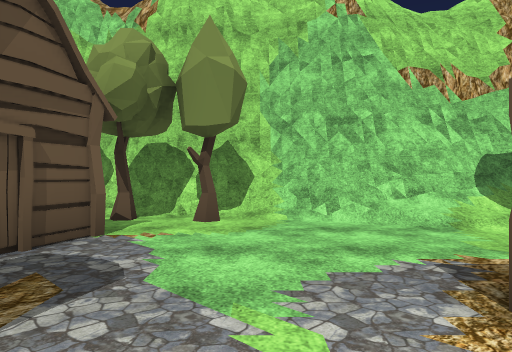
[1] (above)

18 first-person views from a walk through a Unity game level. The camera is 1.3 m above the floor, looks level and sees 70° across. The floor is counted in squares, 2 m on a side. Each view is taken from the middle of a square. On the plan, view 1 faces up. The plan holds only what a view shows up to about 11 squares ahead; the rest is blank. The place goes on beyond the plan. Some animated figures are not drawn. Some surface patterns are stand-ins.

[2]
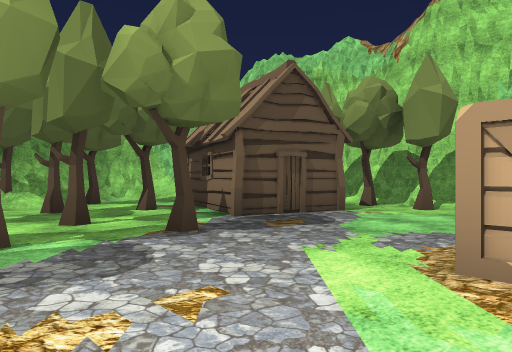

[3]
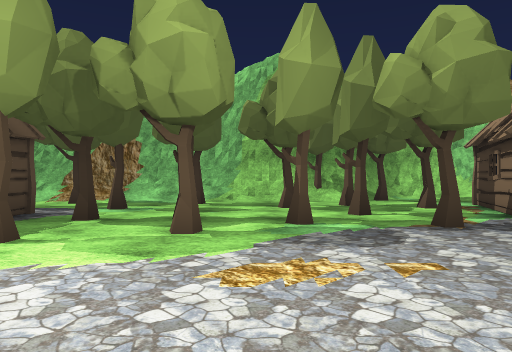

[4]
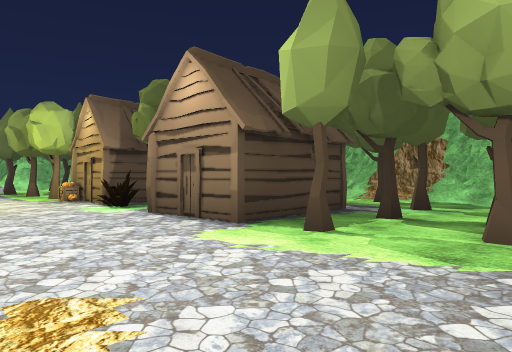

[5]
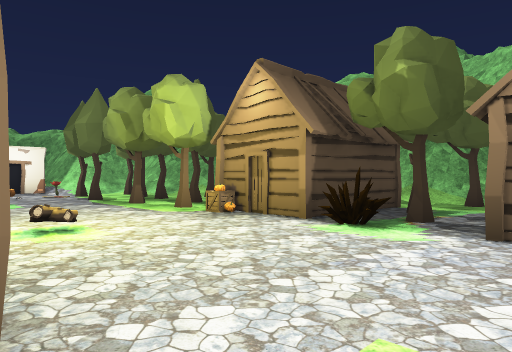

[6]
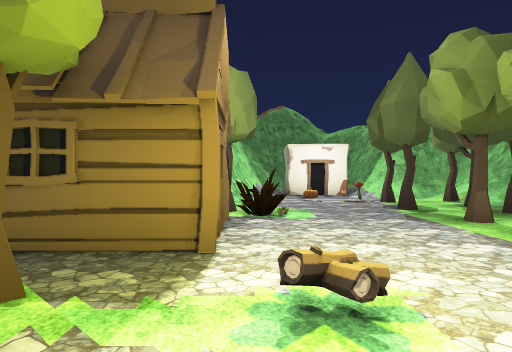

[7]
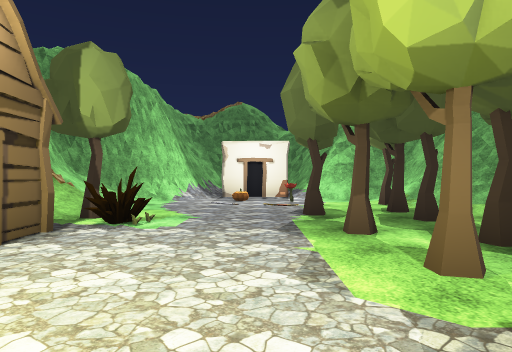

[8]
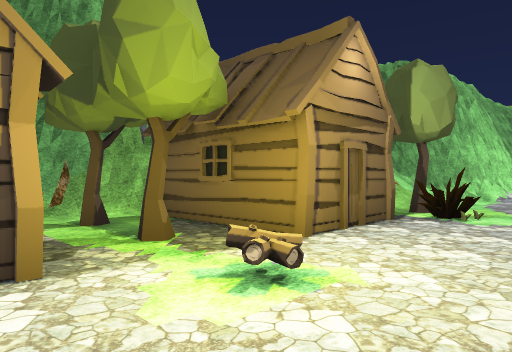

[9]
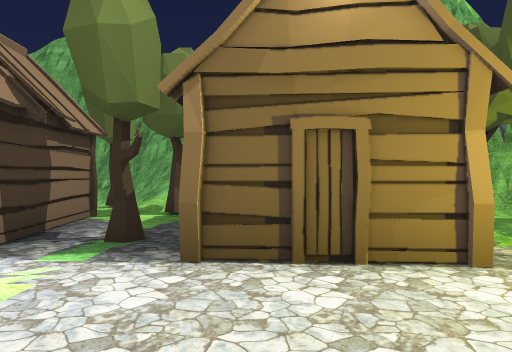

[10]
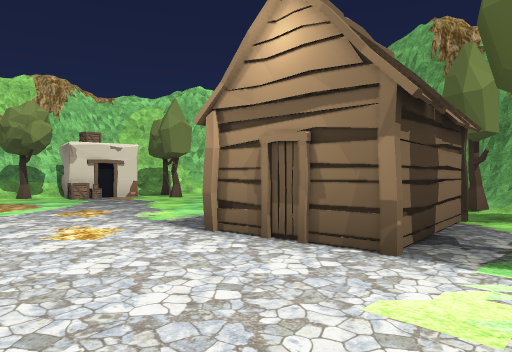

[11]
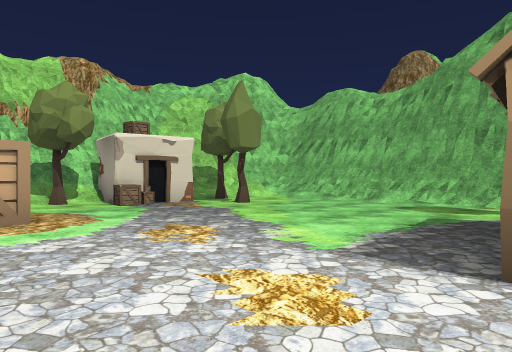

[12]
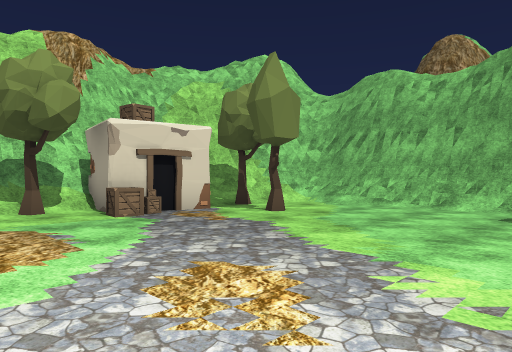

[13]
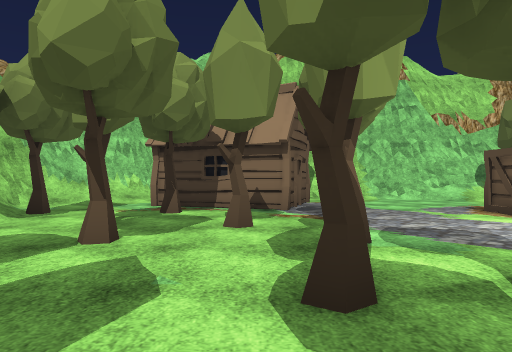

[14]
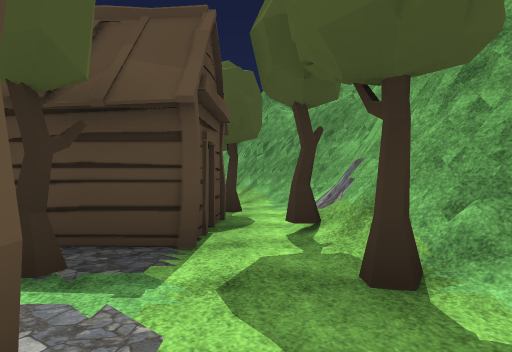

[15]
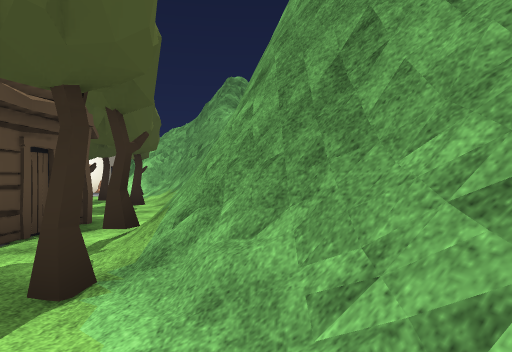

[16]
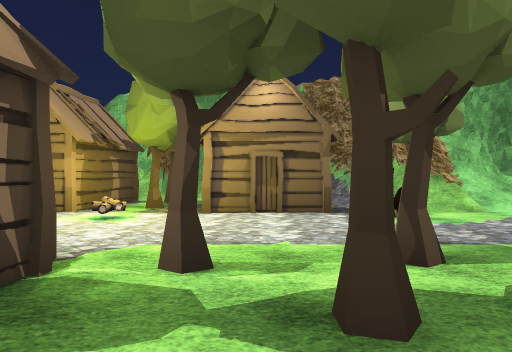

[17]
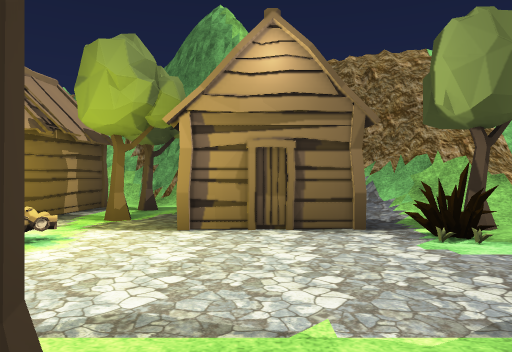

[18]
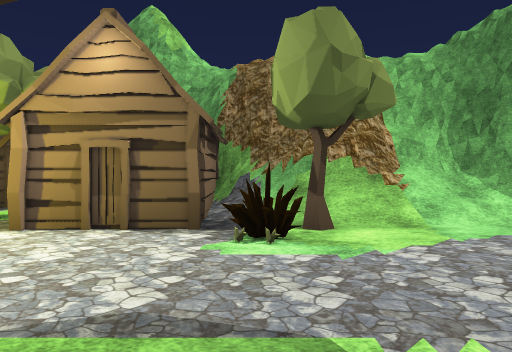

### Floor plan
Key: @ floor where view 1 was taken; # wall or solid block; . floor; / step, stairs or slope; = window, fence, low wall or low ledge; T tree; H hut; C crate; L log; O other object.
Columns run from 9 left of view 1 to 10 right of it. Each row starts with its distance up from view 1.
  7      ######
  6 ####  TT=######
  5 #///   .T..///OO ##
  4 #//.  HH.....T##O=##
  3 #/..HH.H......O#OT/#
  2 #/..T.H.........T..#
  1 ##T....T...C.......#
  0  #T.T.T..@.........#
 -1  ##.T..T...........#
 -2  ##................#
 -3  ##T..T.T..........#
 -4  #/..............  #
 -5  ##/.T.TT....H    /#
 -6  ##T..HHH....HHHHT/#
 -7   #/..H  ......../##
 -8   #/..HHH.....T.T
 -9   ##T...O....HHH
-10    #/..TT....H  H#
-11    #T.H.HO.....HH#
-12    ##.HHHCO.LT.T=#
-13    #/....T...HHH##
-14    #/T.......  H##
-15    #//..TT...HHH#
-16    ##/TT...OO./##
-17     ##/..T...T/##
-18      #/T.....//#
-19      ##T.T...//#
-20      ##/.O.../##
-21       #//.../##
-22       ########

Positions as (right, up) in squares from view 1, and headings:
1: (0, 0), facing up
2: (2, -2), facing up-left
3: (3, -2), facing left
4: (3, -2), facing down-left
5: (4, -7), facing down-left
6: (3, -10), facing down
7: (1, -11), facing down
8: (1, -10), facing down-right
9: (1, -9), facing right
10: (1, -8), facing up-right
11: (1, -5), facing up-right
12: (2, -3), facing up-right
13: (-3, -5), facing up
14: (-4, -7), facing down
15: (-6, -7), facing down
16: (-3, -14), facing right
17: (-1, -14), facing right
18: (-1, -16), facing right
